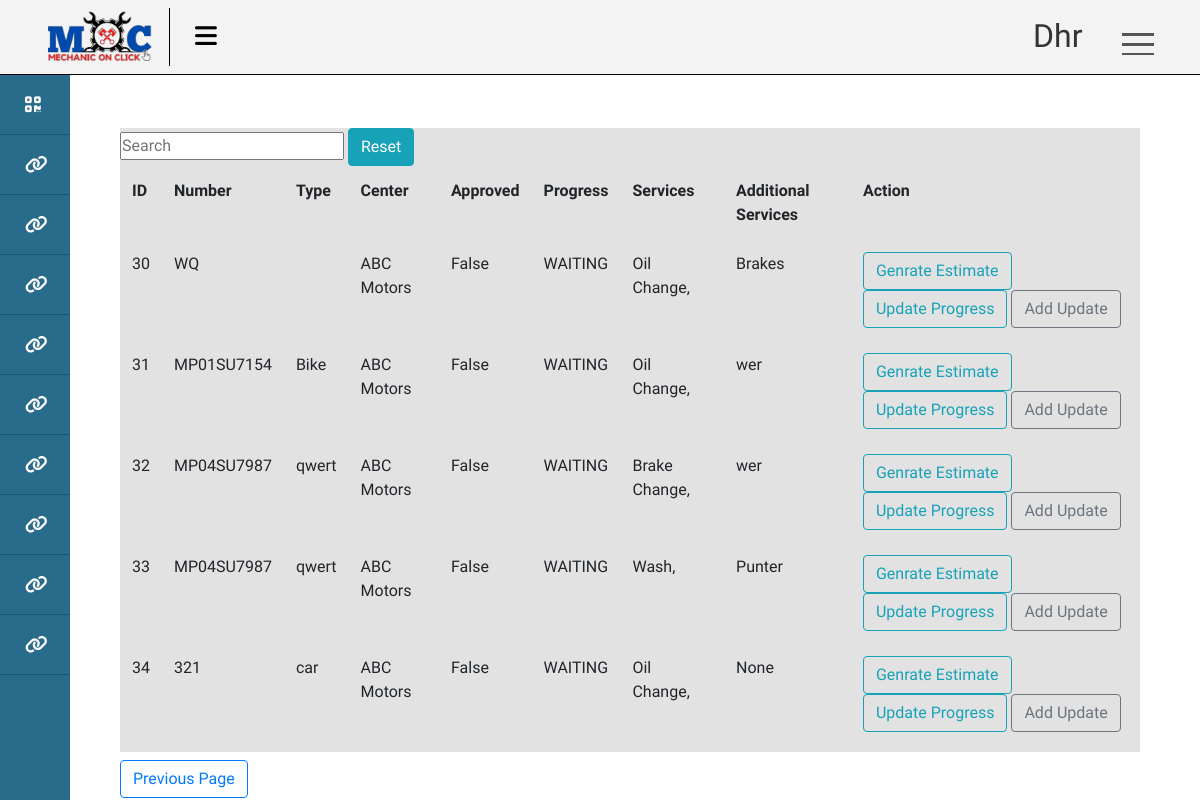
The page /services/list/ (signed in) on the database its author committed.
### account/models.py (models this page shows)
class User(AbstractUser):
    class Role(models.TextChoices):
        ADMIN = "ADMIN" , "Admin"
        CUSTOMER = 'CUSTOMER' , "Customer"
        EMPLOYEE = 'EMPLOYEE' , 'Employee'
        HR = 'HR' , 'Human Resource Manager'
        SM = 'SM' , 'Service Manager'
        SA = 'SA' , 'Service Advisor'
        NA = 'NA' , 'NA'
        BSM = 'BSM' , 'Body Shop Manager'
        BSA = 'BSA' , 'Body Shop Advisor'
        CRM = 'CRM' , 'Customer Relationship Manager'
        SPM = 'SPM' , 'Spare Part Manager'
        SPE = 'SPE' , 'Spare Part Executive'
        AM  = 'AM' , 'Account Manager'
    phone = models.CharField(max_length=13,unique=True , null=True , blank=True)
    role = models.CharField(max_length=50 , choices=Role.choices ,default= Role.CUSTOMER)
    is_active = models.BooleanField(default=False)

### ERP/models.py (models this page shows, shortened)
class Service(models.Model):
    class Progress(models.TextChoices):
        WAITING = 'WAITING' , 'Waiting'
        DOING = 'DOING' , 'Doing'
    vehical = models.ForeignKey(Vehical , on_delete=models.SET_NULL, blank=True , null= True)
    center = models.ForeignKey(Center , on_delete=models.SET_NULL , null=True , blank= True)
    services = models.ManyToManyField(CenterServices)
    products = models.ManyToManyField(CenterProduct)
    progress = models.CharField(max_length=20 , choices=Progress.choices , default= Progress.WAITING)
    date = models.DateTimeField(auto_now_add=True)
    additional_services = models.CharField(max_length=200 ,null=True , blank=True)
    additional_services_cost = models.IntegerField(default=0)
    is_approved = models.BooleanField(default=False)
    def __str__(self) -> str:
        return str(self.vehical.number) + ' - ' + str(self.date.date())

class Vehical(models.Model):
    customer = models.ForeignKey(Customer , on_delete=models.CASCADE)
    number = models.CharField(max_length=20 , unique= True , blank=False , null= False)
    type = models.CharField(max_length=20)

class CenterServices(models.Model):
    name = models.CharField(max_length=100)
    description = models.CharField(max_length=400, default="Diam dolor diam ipsum sit amet diam et eos erat ipsum")
    price = models.IntegerField(default=500)
    center = models.ForeignKey(Center,on_delete= models.CASCADE)
    tax = models.FloatField(default=5)

### Franchise/models.py (models this page shows, shortened)
class Center(models.Model):
    name = models.CharField(max_length=100)
    location = models.ForeignKey(Location , null=True , blank= True , on_delete= models.SET_NULL)
    code = models.CharField(max_length=12 , unique=True , null=True , blank= True)

### account/decorators.py (the view)
        def wrapper(request , *args, **kwargs):
            group = None
            role = request.user.role
            if role in allowed_roles:
                return view_func(request , *args, **kwargs)
            else :
                return redirect('unauth_page')

### ERP/views.py (called while the page is built)
@login_required(login_url= 'login_page')
@allowed_users(allowed_roles=[User.Role.EMPLOYEE,User.Role.ADMIN])
def employee_service_list(request):
    context = {}
    employee = Employee.objects.get(user = request.user )
    services = list(Service.objects.filter(center = employee.center))
    print(services)
    context['services'] = services
    return render(request , 'ERP/service/employee_list.html', context)

### templates/ERP/service/employee_list.html (shortened to what this page needs)
{% extends 'ERP/base.html' %}
{% load static %}
{% block content %}
{% include 'ERP/search_widget.html' %}
<table id="myTable" class = 'table'>
    <tr>
        <th>ID</th>
        <th>Number</th>
        <th>Type</th>
        <th>Center</th>
        <th>Approved</th>
        <th>Progress</th>
        <th>Services</th>
        <th>Additional Services</th>
        <th>Action</th>
        </tr>
        {% for service in services %}
        <tr>
            <td>{{service.id}}</td>
            <td>{{service.vehical.number}}</td>
            <td>{{service.vehical.type}}</td>
            <td>{{service.center.name}}</td>
            <td>{{service.is_approved}}</td>
            <td>{{service.progress}}</td>
            <td>
                {% for ser in service.services.all %}
            <p>{{ser.name}},</p>
                    {% endfor %}
            </td>
            <td>{{service.additional_services}}</td>
            <td>
                <a class="btn btn-outline-info" href="{% url 'genrate_estimate' service.id %}">Genrate Estimate</a>
                <a class="btn btn-outline-info" href="{% url 'progress_update_page' service.id %}">Update Progress</a>
                <a class="btn btn-outline-secondary" href="{% url 'employee_service_update_page' service.id %}">Add Update</a>
            </td>
        </tr>
        {% endfor %}
        </table>
        <input class="btn btn-outline-primary" type=button value="Previous Page" onClick="javascript:history.go(-1);">
{% endblock %}

### templates/ERP/base.html (shortened to what this page needs)
{% load static %}
<!DOCTYPE html>
<html lang="en">
<head>
   <link rel="stylesheet" href="{% static 'css/dashboard.css' %}">
   <link rel="stylesheet" href="https://cdn.jsdelivr.net/npm/bootstrap@4.0.0/dist/css/bootstrap.min.css">
 </head>
</head>
<body>
<div id="main">
 <div class="wrapper hover_collapse">
	<div class="top_navbar">
		<div class="logo"><img src="{% static 'img/MoC.png' %}" alt=""></div>
		<div class="menu">
			<div class="hamburger">
				<i class="fas fa-bars"></i>
			</div>
		</div>
	</div>
    <div class="navigation">
		<div class="userBx">
			<p class="username">{{request.user}}</p>
		</div>
		<div class="menuToggle"></div>
      <ul class="menu2">
	  </ul>
	</div>
	{% include 'ERP/dashboard/main_dash.html' %}
	<div class="box">
        {% block content %}
        {% endblock %}
	</div>
</div>
</div>
</body>
</html>

### static/css/dashboard.css (style rules this page uses)
* { font-family: "Baloo Paaji 2", cursive; margin: 0; padding: 0; box-sizing: border-box; list-style: none; text-decoration: none; }
body { background: #ffffff; }
#main { width:100%; height:100%; background-color: salmon; }
.top_navbar { position: fixed; top: 0; left: 0; width: 100%; height: 75px; background: #f3f3f3; box-shadow: 1px 0 2px rgba(0, 0, 0, 0.125); display: flex; align-items: center; border-bottom: 1px solid #000000; }
.top_navbar .logo { width: 170px; padding: 0px 45px; color: white; border-right: 1px solid #000000; }
.top_navbar > .logo > img { width: 110px; }
.top_navbar .menu { width: calc(50% - 250px); padding: 0 25px; display: flex; justify-content: space-between; align-items: center; }
.top_navbar .hamburger { font-size: 25px; cursor: pointer; color: rgb(0, 0, 0); }
.navigation { position: absolute; top: 0px; top: 14px; right: 32px; width: 160px; height: 69px; display: flex; justify-content: space-between; transition: height 0.5s, width 0.5s; overflow: hidden; z-index: 9999; border-radius: 25px; }
.navigation .userBx { position: relative; width: 60px; height: 60px; display: flex; margin-left: 12%; display: flex; align-items: center; justify-content: space-evenly; transition: 0.5s; transition-delay: 0.5s; }
.navigation .userBx .username { white-space: nowrap; text-overflow: hidden; margin-left: 2%; color: #333; font-size: 32px; }
.navigation .menuToggle { position: relative; width: 60px; height: 60px; cursor: pointer; display: flex; justify-content: center; align-items: center; }
.navigation .menuToggle::before { content: ""; position: absolute; width: 32px; height: 3px; background-color: #555; transform: translateY(-10px); box-shadow: 0 10px #555; transition: 0.5s; }
.navigation .menuToggle::after { content: ""; position: absolute; width: 32px; height: 2px; background-color: #555; transform: translateY(10px); transition: 0.5s; }
.menu2 { position: absolute; width: 100%; height: calc(100%-60px); margin-top: 60px; padding: 20px; border-top: 1px solid black; }
#main .box { position: fixed; width: 85%; height: 78%; background-color: #e2e2e2; position: absolute; right:5%; bottom: 6%; }

### rows shown on the page
User: user "Dhr"
Service: id "30", vehical.number "WQ", center.name "ABC Motors", is_approved "False", progress "WAITING", additional_services "Brakes"
CenterServices: name "Oil Change"
Service: id "31", vehical.number "MP01SU7154", vehical.type "Bike", center.name "ABC Motors", is_approved "False", progress "WAITING", additional_services "wer"
Service: id "32", vehical.number "MP04SU7987", vehical.type "qwert", center.name "ABC Motors", is_approved "False", progress "WAITING", additional_services "wer"
CenterServices: name "Brake Change"
Service: id "33", vehical.number "MP04SU7987", vehical.type "qwert", center.name "ABC Motors", is_approved "False", progress "WAITING", additional_services "Punter"
CenterServices: name "Wash"
Service: id "34", vehical.number "321", vehical.type "car", center.name "ABC Motors", is_approved "False", progress "WAITING", additional_services "None"
